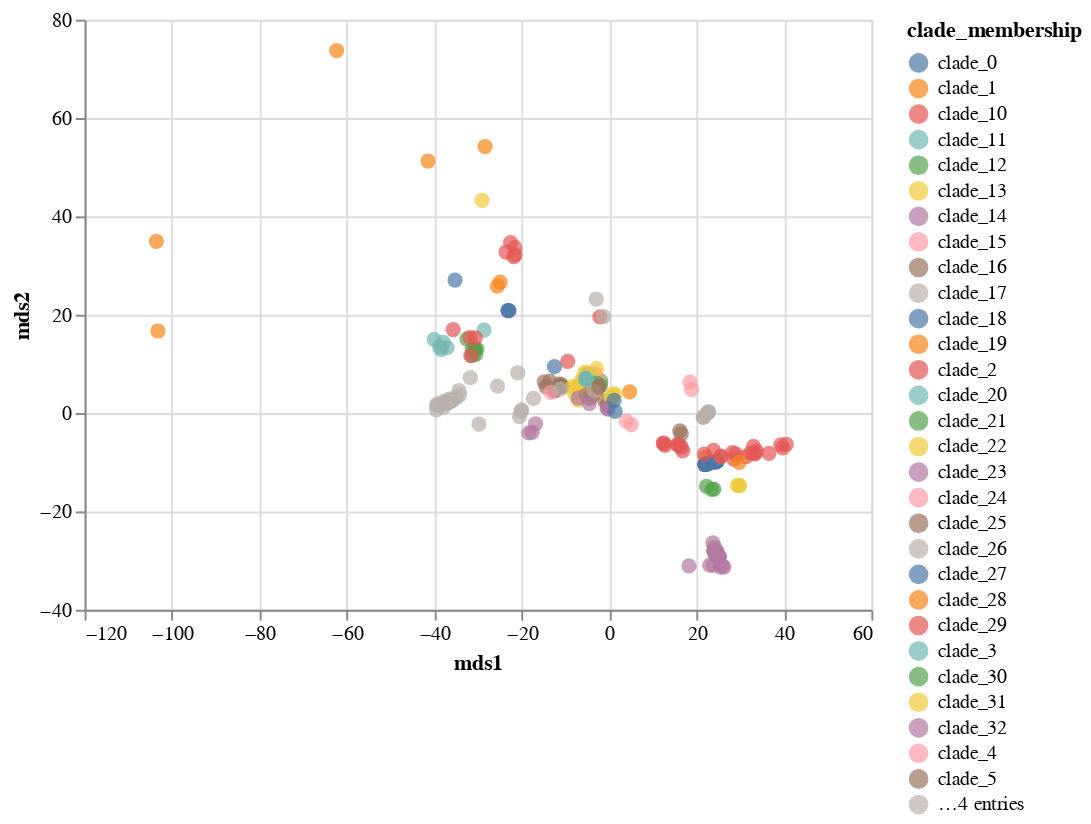

Write notebook code for a chart like this one.
### Code cell
scatterplot_with_tooltip_interactive(merged_mds_df,'mds1','mds2',"mds1","mds2",['strain'],'clade_membership:N', domain, range_)

### Figure 1 — Vega-Lite specification as saved in the notebook (floating-point values rounded to 4 significant figures; data arrays with more than 128 entries replaced by an {"elided": "..."} marker saying what was removed)
{"config": {"view": {"continuousWidth": 400, "continuousHeight": 300}}, "data": {"name": "data-e82449a460510cd5b15b2a50c08a5bcc"}, "mark": {"type": "circle", "size": 60}, "encoding": {"color": {"type": "nominal", "field": "clade_membership"}, "tooltip": [{"type": "nominal", "field": "strain"}], "x": {"type": "quantitative", "field": "mds1", "title": "mds1"}, "y": {"type": "quantitative", "field": "mds2", "title": "mds2"}}, "selection": {"selector023": {"type": "interval", "bind": "scales", "encodings": ["x", "y"]}}, "$schema": "https://vega.github.io/schema/vega-lite/v4.8.1.json", "datasets": {"data-e82449a460510cd5b15b2a50c08a5bcc": {"elided": "226 records"}}}
